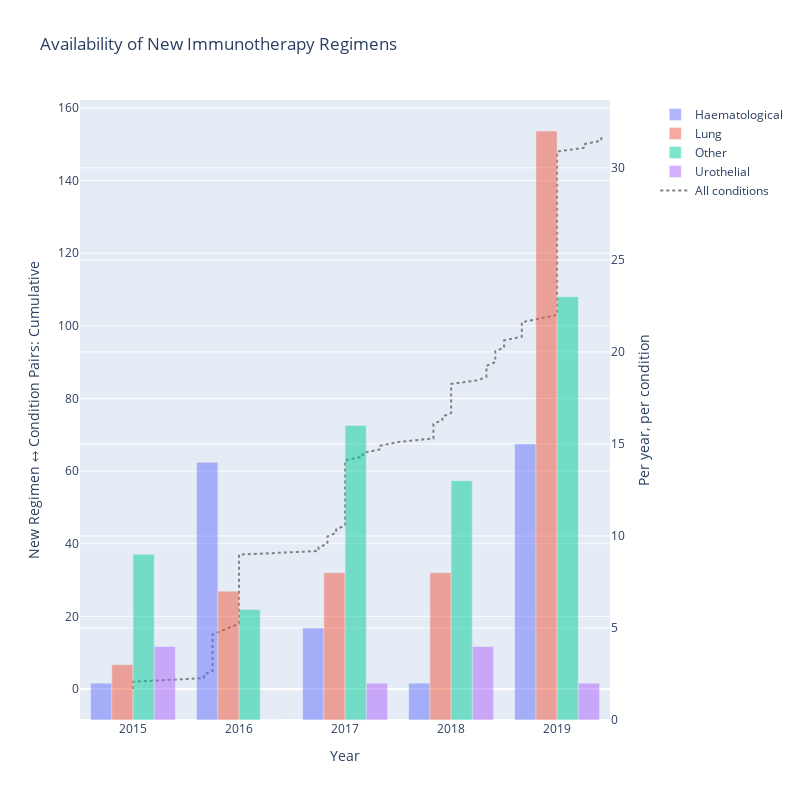

The cell this chart's notebook holds for it:
### Code cell
# visualisation for patterns of modality availability over time 


modalities_of_interest = ['Immunotherapy'] # ['Targeted therapy', 'Chemotherapy', 'Immunotherapy', 'Endocrine therapy']
regimen_modalities = reg_study_modalities[
    reg_study_modalities.modality_name.isin(modalities_of_interest) & 
    (reg_study_modalities.reference_date.dt.year >= start_year) & 
    (reg_study_modalities.reference_date.dt.year < end_year)
    ].sort_values(['reference_date', 'regimen_cui'])


df_conditions = pd.DataFrame()
for label, filt in {'Lung':'lung', 'Haematological': 'lymph|leuk|myel', 'Urothelial': 'uro|blad'}.items():
    condition_count = regimen_modalities[regimen_modalities.condition_name.str.contains(filt, case=False, na=False)].reference_date.dt.year.value_counts().reset_index()
    condition_count['condition'] = label
    df_conditions = pd.concat([df_conditions, condition_count])

other_count = regimen_modalities[~regimen_modalities.condition_name.str.contains('lymph|leuk|myel|lung|uro|blad', case=False, na=False)].reference_date.dt.year.value_counts().reset_index()
other_count['condition'] = 'Other'
df_conditions = pd.concat([df_conditions, other_count])

df_conditions['elapsed_months'] = (df_conditions.reference_date - df_conditions.reference_date.min())*12*tick_gap + regimen_modalities.elapsed_months.min() 

condition_pivot = df_conditions.pivot(index='elapsed_months', columns=['condition'])['count'].fillna(0)

# Question: instead of plotting regimens alone, should we be plotting variants? Or regimen/condition pairs?

tick_gap = 1

tick_text = list(range(regimen_modalities.reference_date.min().year, end_year, tick_gap))
tick_vals = [i*12*tick_gap + regimen_modalities.elapsed_months.min() for i in range(len(tick_text))]

fig = make_subplots(specs=[[{"secondary_y": True}]])

for condition in condition_pivot.columns:
    fig.add_trace(go.Bar(
        x=condition_pivot.index, 
        y=condition_pivot[condition], 
        name=condition,
        opacity=0.5
    ),
    secondary_y = True)


line = go.Scatter(#regimen_modalities, 
                  x=regimen_modalities[(regimen_modalities.elapsed_months < tick_vals[-1] + 6)]['elapsed_months'], 
                  y=regimen_modalities['reg_delta'], 
                  line={'color':'gray', "dash": 'dot'},
                  name='All conditions'
                  )
peak = regimen_modalities[(regimen_modalities.elapsed_months < tick_vals[-1] + 6)]['reg_delta'].max()

line2 = go.Scatter(x = [min(tick_vals)-6, max(tick_vals) + 6],
                   y = [peak]*2,
                   line={'color':'red', "width": 0.3},
                   showlegend=False,
                   fill="toself", mode='lines', opacity=0
                   )

fig.add_annotation(x=min(tick_vals), y=peak,
            text=f"{int(peak)}",
            showarrow=True,font=dict(
            family="Arial",
            size=10,
            color="red"
            ),
            opacity=0)

bar_peak = condition_pivot['Lung'].max()

fig.add_trace(line)
fig.add_trace(line2)


fig.update_layout(
    xaxis = dict(
        tickmode = 'array',
        tickvals = tick_vals, 
        ticktext = tick_text,
    ),
        width=800, height=800,
        title='Availability of New Immunotherapy Regimens',
)
fig.update_xaxes(title_font_family="Arial",
                 title='Year')
fig.update_yaxes(title_font_family="Arial",
                 title='New Regimen ↔ Condition Pairs: Cumulative', 
                 secondary_y=False)
fig.update_yaxes(title_font_family="Arial",
                 title='Per year, per condition', 
                 secondary_y=True)

fig.show()

### Figure 1 — Plotly figure (JSON) as saved in the notebook; plotly's stock layout.template omitted (floating-point values rounded to 4 significant figures; data arrays with more than 128 entries replaced by an {"elided": "..."} marker saying what was removed)
{"data": [{"name": "Haematological", "opacity": 0.5, "type": "bar", "x": [768, 780, 792, 804, 816], "xaxis": "x", "y": [2, 14, 5, 2, 15], "yaxis": "y2"}, {"name": "Lung", "opacity": 0.5, "type": "bar", "x": [768, 780, 792, 804, 816], "xaxis": "x", "y": [3, 7, 8, 8, 32], "yaxis": "y2"}, {"name": "Other", "opacity": 0.5, "type": "bar", "x": [768, 780, 792, 804, 816], "xaxis": "x", "y": [9, 6, 16, 13, 23], "yaxis": "y2"}, {"name": "Urothelial", "opacity": 0.5, "type": "bar", "x": [768, 780, 792, 804, 816], "xaxis": "x", "y": [4, 0, 2, 4, 2], "yaxis": "y2"}, {"line": {"color": "gray", "dash": "dot"}, "name": "All conditions", "type": "scatter", "x": {"elided": "153 int values"}, "y": {"elided": "175 int values"}}, {"fill": "toself", "line": {"color": "red", "width": 0.3}, "mode": "lines", "opacity": 0, "showlegend": false, "type": "scatter", "x": [762, 822], "y": [152, 152]}], "layout": {"annotations": [{"font": {"color": "red", "family": "Arial", "size": 10}, "opacity": 0, "showarrow": true, "text": "152", "x": 768, "y": 152}], "height": 800, "title": {"text": "Availability of New Immunotherapy Regimens"}, "width": 800, "xaxis": {"anchor": "y", "domain": [0, 0.94], "tickmode": "array", "ticktext": [2015, 2016, 2017, 2018, 2019], "tickvals": [768, 780, 792, 804, 816], "title": {"text": "Year"}}, "yaxis": {"anchor": "x", "domain": [0, 1], "title": {"text": "New Regimen ↔ Condition Pairs: Cumulative"}}, "yaxis2": {"anchor": "x", "overlaying": "y", "side": "right", "title": {"text": "Per year, per condition"}}}}
